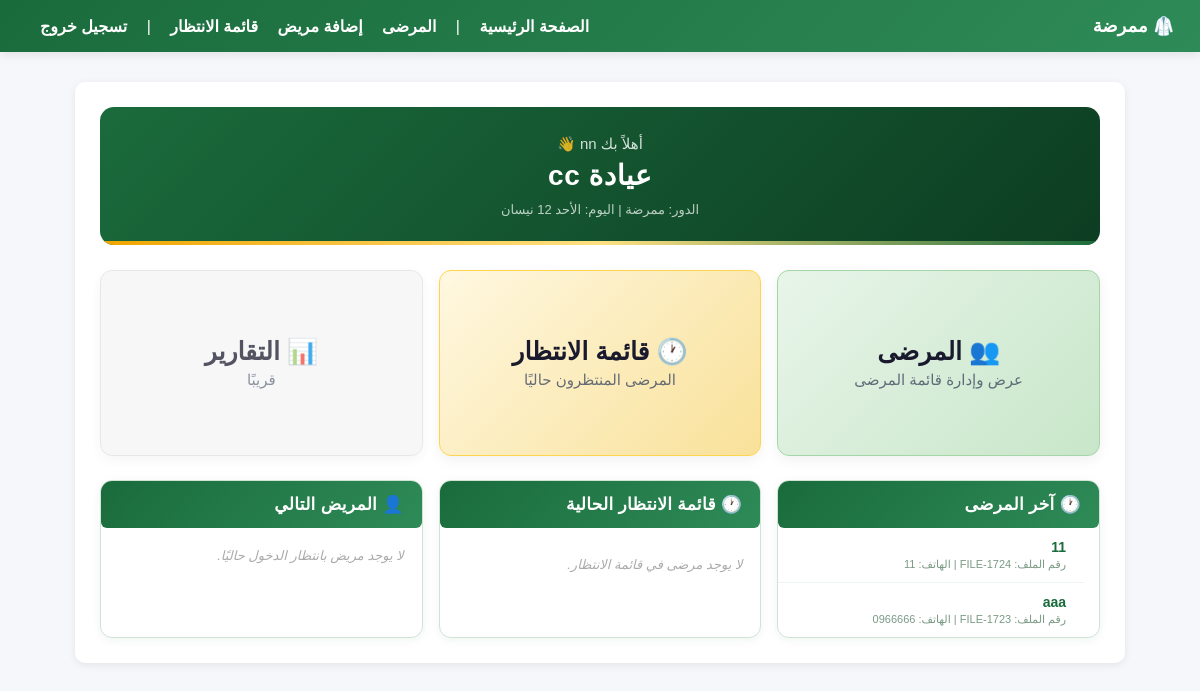
/patients/dashboard/ (signed in), run on an earlier commit of the app's database.
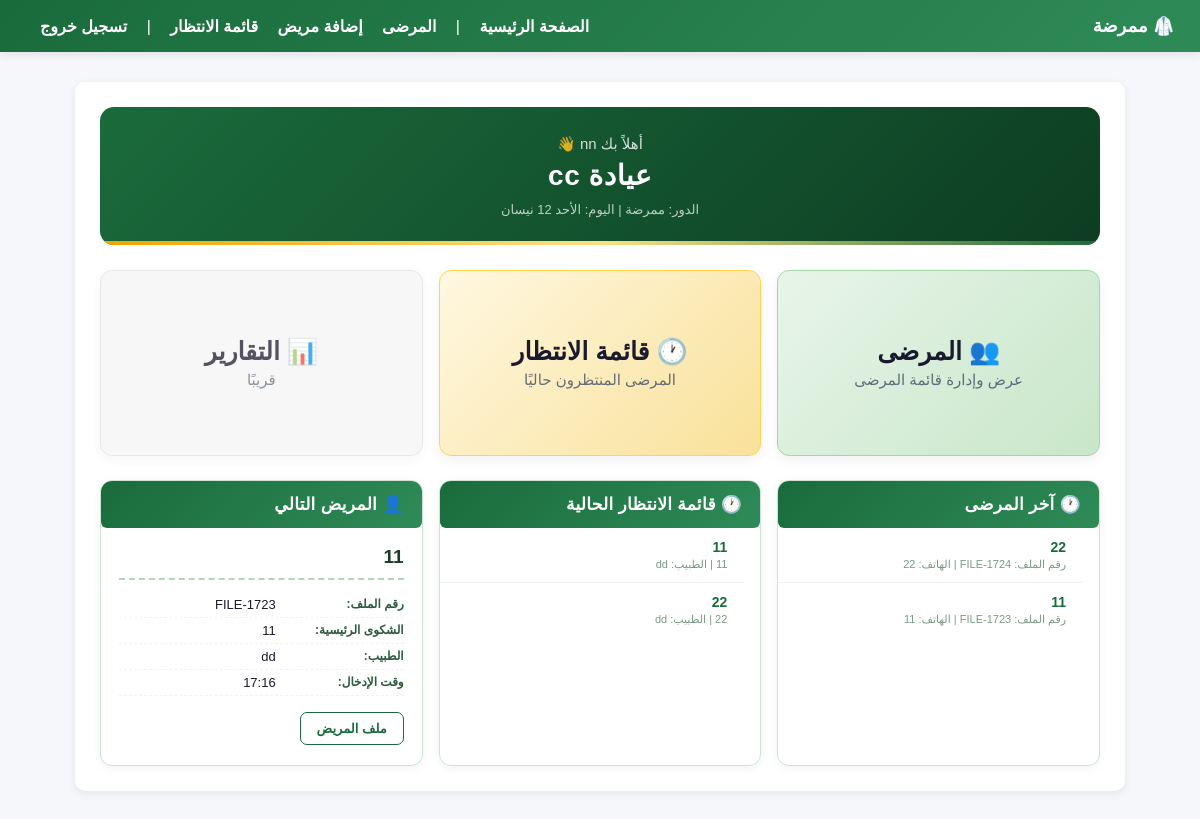
And on a later commit of the database.
### patients/models.py (models this page shows, shortened)
class Patient(models.Model):
    GENDER_CHOICES = [
        ('Male', 'ذكر'),
        ('Female', 'أنثى'),
    ]
    clinic = models.ForeignKey(Clinic, on_delete=models.CASCADE)
    name = models.CharField(max_length=100)
    age = models.IntegerField()
    phone = models.CharField(max_length=20)
    gender = models.CharField(max_length=10, choices=GENDER_CHOICES, blank=True)
    address = models.CharField(max_length=255, blank=True)
    file_number = models.CharField(max_length=50)

class Visit(models.Model):
    VISIT_TYPE_CHOICES = [
        ('first_visit', 'أول زيارة'),
        ('follow_up', 'مراجعة'),
        ('emergency', 'إسعاف'),
        ('consultation', 'استشارة'),
    ]
    STATUS_CHOICES = [
        ('nurse_draft', 'مسودة تمريض'),
        ('doctor_completed', 'مكتملة من الطبيب'),
    ]
    patient = models.ForeignKey('Patient', on_delete=models.CASCADE, related_name='visits')
    clinic = models.ForeignKey('Clinic', on_delete=models.CASCADE)
    created_by = models.ForeignKey(User, on_delete=models.SET_NULL, null=True, related_name='created_visits')
    assigned_doctor = models.ForeignKey(
        User,
        on_delete=models.SET_NULL,
        null=True,
        blank=True,
        related_name='assigned_visits'
    )
    status = models.CharField(max_length=20, choices=STATUS_CHOICES, default='nurse_draft')
    visit_type = models.CharField(max_length=20, choices=VISIT_TYPE_CHOICES)
    chief_complaint = models.TextField(blank=True)
    nursing_notes = models.TextField(blank=True)
    blood_pressure = models.CharField(max_length=20, blank=True)
    pulse = models.CharField(max_length=20, blank=True)
    temperature = models.CharField(max_length=20, blank=True)
    weight = models.CharField(max_length=20, blank=True)
    height = models.CharField(max_length=20, blank=True)
    blood_sugar = models.CharField(max_length=20, blank=True)
    history_of_present_illness = models.TextField(blank=True)
    clinical_examination = models.TextField(blank=True)
    diagnosis = models.TextField(blank=True)
    treatment_plan = models.TextField(blank=True)
    prescription = models.TextField(blank=True)
    lab_requests = models.TextField(blank=True)
    imaging_requests = models.TextField(blank=True)
    patient_instructions = models.TextField(blank=True)
    follow_up_date = models.DateField(null=True, blank=True)
    doctor_notes = models.TextField(blank=True)
    lab_results = models.TextField(blank=True)
    imaging_results = models.TextField(blank=True)
    ecg_results         = models.TextField(blank=True)
    ejection_fraction   = models.CharField(max_length=20, blank=True)
    cardiac_history     = models.TextField(blank=True)
    chest_pain_type     = models.CharField(max_length=100, blank=True)
    cardiac_medications = models.TextField(blank=True)
    pain_location   = models.CharField(max_length=100, blank=True)
    pain_scale      = models.PositiveSmallIntegerField(null=True, blank=True)  # 1–10
    injury_history  = models.TextField(blank=True)
    range_of_motion = models.TextField(blank=True)
    xray_findings   = models.TextField(blank=True)
    last_menstrual_period  = models.DateField(null=True, blank=True)
    cycle_regularity       = models.CharField(max_length=100, blank=True)
    obstetric_history      = models.TextField(blank=True)
    contraception_method   = models.CharField(max_length=100, blank=True)
    gestational_age_weeks  = models.PositiveSmallIntegerField(null=True, blank=True)
    abdominal_circumference = models.CharField(max_length=20, blank=True)
    fundal_height          = models.CharField(max_length=20, blank=True)
    fetal_heart_rate       = models.CharField(max_length=20, blank=True)
    fetal_movement         = models.CharField(max_length=100, blank=True)
    fetal_position         = models.CharField(max_length=100, blank=True)
    ultrasound_notes       = models.TextField(blank=True)
    CT_MRI_findings = models.TextField(blank=True)
    neurological_examination = models.TextField(blank=True)
    skin_examination = models.TextField(blank=True)
    created_at = models.DateTimeField(auto_now_add=True)
    updated_at = models.DateTimeField(auto_now=True)

### patients/views.py (the view)
# urls.py: path('dashboard/', views.dashboard_view, name='dashboard'),
@login_required(login_url='login')
def dashboard_view(request):
    profile = UserProfile.objects.get(user=request.user)
    patients = Patient.objects.filter(clinic=profile.clinic).order_by('-id')
    completed_visits = Visit.objects.filter(
        patient__clinic=profile.clinic,
        status='doctor_completed'
    ).order_by('-created_at')
    pending_visits = Visit.objects.filter(
        clinic=profile.clinic,
        status='nurse_draft'
    ).order_by('-created_at')
    if is_doctor(request.user):
        user_role = 'طبيب'
    elif is_nurse(request.user):
        user_role = 'ممرضة'
    else:
        user_role = '—'
    today = date.today()
    days_ar = {
        'Monday': 'الاثنين',
        'Tuesday': 'الثلاثاء',
        'Wednesday': 'الأربعاء',
        'Thursday': 'الخميس',
        'Friday': 'الجمعة',
        'Saturday': 'السبت',
        'Sunday': 'الأحد',
    }
    months_ar = {
        1: 'كانون الثاني',
        2: 'شباط',
        3: 'آذار',
        4: 'نيسان',
        5: 'أيار',
        6: 'حزيران',
        7: 'تموز',
        8: 'آب',
        9: 'أيلول',
        10: 'تشرين الأول',
        11: 'تشرين الثاني',
        12: 'كانون الأول',
    }
    formatted_date = f"{days_ar[today.strftime('%A')]} {today.day} {months_ar[today.month]}"
    return render(request, 'patients/dashboard.html', {
        'clinic_name': profile.clinic.name,
        'user_role': user_role,
        'formatted_date': formatted_date,
        'patients_count': patients.count(),
        'visits_count': completed_visits.count(),
        'pending_visits_count': pending_visits.count(),
        'next_patient_visit': pending_visits.order_by('created_at').first(),
        'latest_patients': patients[:5],
        'latest_completed_visits': completed_visits[:5],
        'latest_pending_visits': pending_visits.order_by('created_at')[:5],
        'is_doctor': is_doctor(request.user),
        'is_nurse': is_nurse(request.user),
    })

### patients/views.py (called while the page is built)
def is_doctor(user):
    return user.groups.filter(name='Doctor').exists()

def is_nurse(user):
    return user.groups.filter(name='Nurse').exists()

### patients/templates/patients/dashboard.html (shortened to what the changed rows need)
{% extends 'patients/base.html' %}
{% block content %}
<div class="bottom-cards-grid">
    <div class="dashboard-list-card">
        {% if latest_patients %}
            <ul class="dashboard-list">
                {% for patient in latest_patients %}
                <li>
                    <a href="{% url 'patient_detail' patient.id %}">{{ patient.name }}</a>
                    <div class="dashboard-item-sub">
                        رقم الملف: {{ patient.file_number }} | الهاتف: {{ patient.phone }}
                    </div>
                </li>
                {% endfor %}
            </ul>
        {% else %}
            <p>لا يوجد مرضى بعد.</p>
        {% endif %}
    </div>
    {% if is_doctor %}
    <div class="dashboard-list-card">
        <div class="dashboard-list-title">⏳ آخر الزيارات المعلقة</div>
        {% if latest_pending_visits %}
            <ul class="dashboard-list">
                {% for visit in latest_pending_visits %}
                <li>
                    <a href="{% url 'doctor_complete_visit' visit.id %}">{{ visit.patient.name }}</a>
                    <div class="dashboard-item-sub">
                        {{ visit.chief_complaint|default:"بدون شكوى" }} | الطبيب: {{ visit.assigned_doctor.username|default:"—" }}
                    </div>
                </li>
                {% endfor %}
            </ul>
        {% else %}
            <p>لا توجد زيارات معلقة.</p>
        {% endif %}
    </div>
    {% elif is_nurse %}
    <div class="dashboard-list-card">
        <div class="dashboard-list-title">🕐 قائمة الانتظار الحالية</div>
        {% if latest_pending_visits %}
            <ul class="dashboard-list">
                {% for visit in latest_pending_visits %}
                <li>
                    <a href="{% url 'patient_detail' visit.patient.id %}">{{ visit.patient.name }}</a>
                    <div class="dashboard-item-sub">
                        {{ visit.chief_complaint|default:"بدون شكوى" }} | الطبيب: {{ visit.assigned_doctor.username|default:"—" }}
                    </div>
                </li>
                {% endfor %}
            </ul>
        {% else %}
            <p>لا يوجد مرضى في قائمة الانتظار.</p>
        {% endif %}
    </div>
    {% endif %}
    <div class="dashboard-list-card">
        <div class="dashboard-list-title">👤 المريض التالي</div>
        {% if next_patient_visit %}
            <div class="next-patient-body">
                <div class="next-patient-name">{{ next_patient_visit.patient.name }}</div>
                <div class="next-patient-field">
                    <strong>رقم الملف:</strong>
                    <span>{{ next_patient_visit.patient.file_number }}</span>
                </div>
                <div class="next-patient-field">
                    <strong>الشكوى الرئيسية:</strong>
                    <span>{{ next_patient_visit.chief_complaint|default:"—" }}</span>
                </div>
                <div class="next-patient-field">
                    <strong>الطبيب:</strong>
                    <span>{{ next_patient_visit.assigned_doctor.username|default:"—" }}</span>
                </div>
                <div class="next-patient-field">
                    <strong>وقت الإدخال:</strong>
                    <span>{{ next_patient_visit.created_at|time:"H:i" }}</span>
                </div>
                <div class="next-patient-actions">
                    <a href="{% url 'patient_detail' next_patient_visit.patient.id %}" class="btn btn-outline-green">
                        ملف المريض
                    </a>
                </div>
            </div>
        {% else %}
            <div class="no-next-patient">لا يوجد مريض بانتظار الدخول حاليًا.</div>
        {% endif %}
    </div>
</div>
{% endblock %}

What changed in the data, as far as the page shows it:
changed Patient (number 1 of 2 on the later page): name "11" → "22"; phone "11" → "22"
changed Patient (number 2 of 2 on the later page): name "aaa" → "11"; phone "0966666" → "11"
now on this page (row edited): Visit: patient.name "11", assigned_doctor.username "dd", patient.file_number "FILE-1723", chief_complaint "11", created_at "17:16"
added Visit: patient.name "22", chief_complaint "22", assigned_doctor.username "dd"
Also different on the page:
text no longer shown: "لا يوجد مرضى في قائمة الانتظار. لا يوجد مريض بانتظار الدخول حاليًا."
text now shown: "رقم الملف: الشكوى الرئيسية: الطبيب: وقت الإدخال: ملف المريض"
